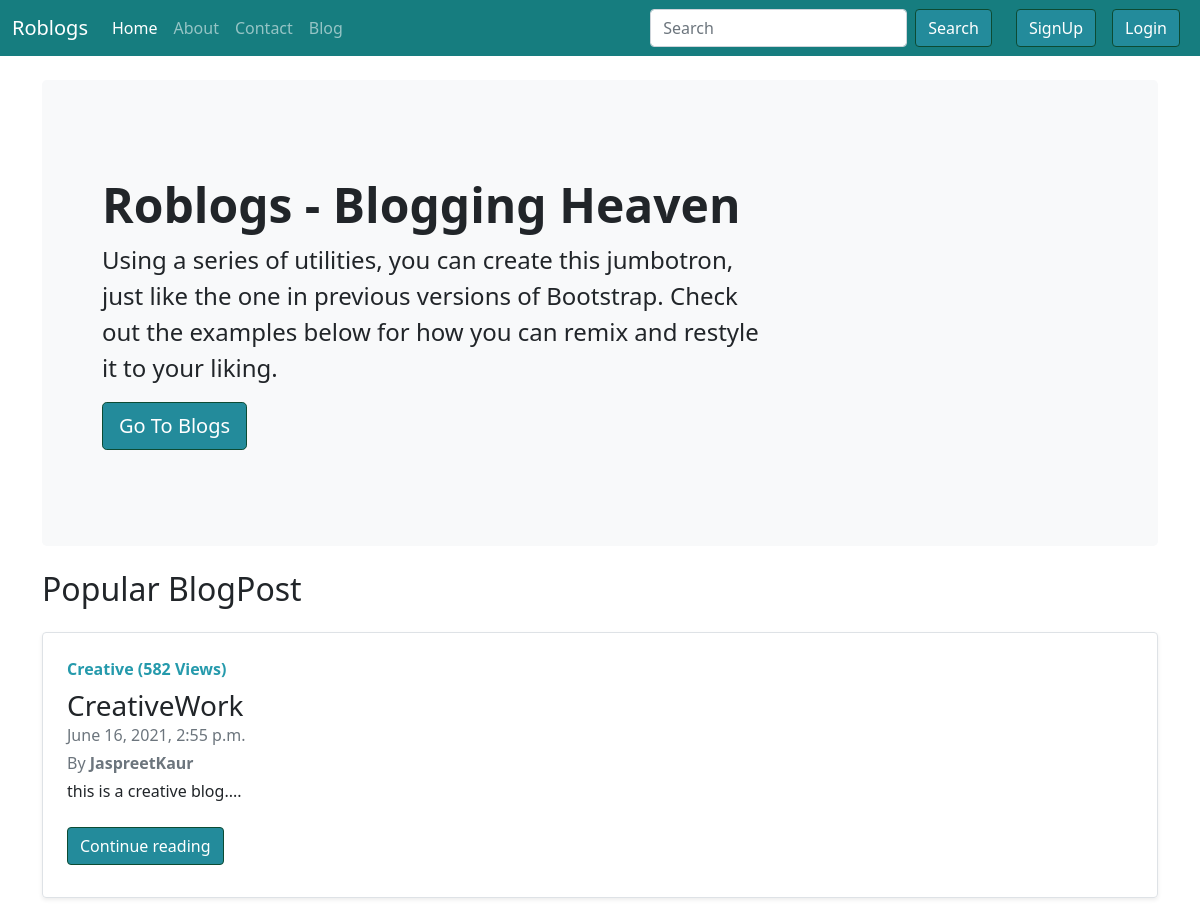
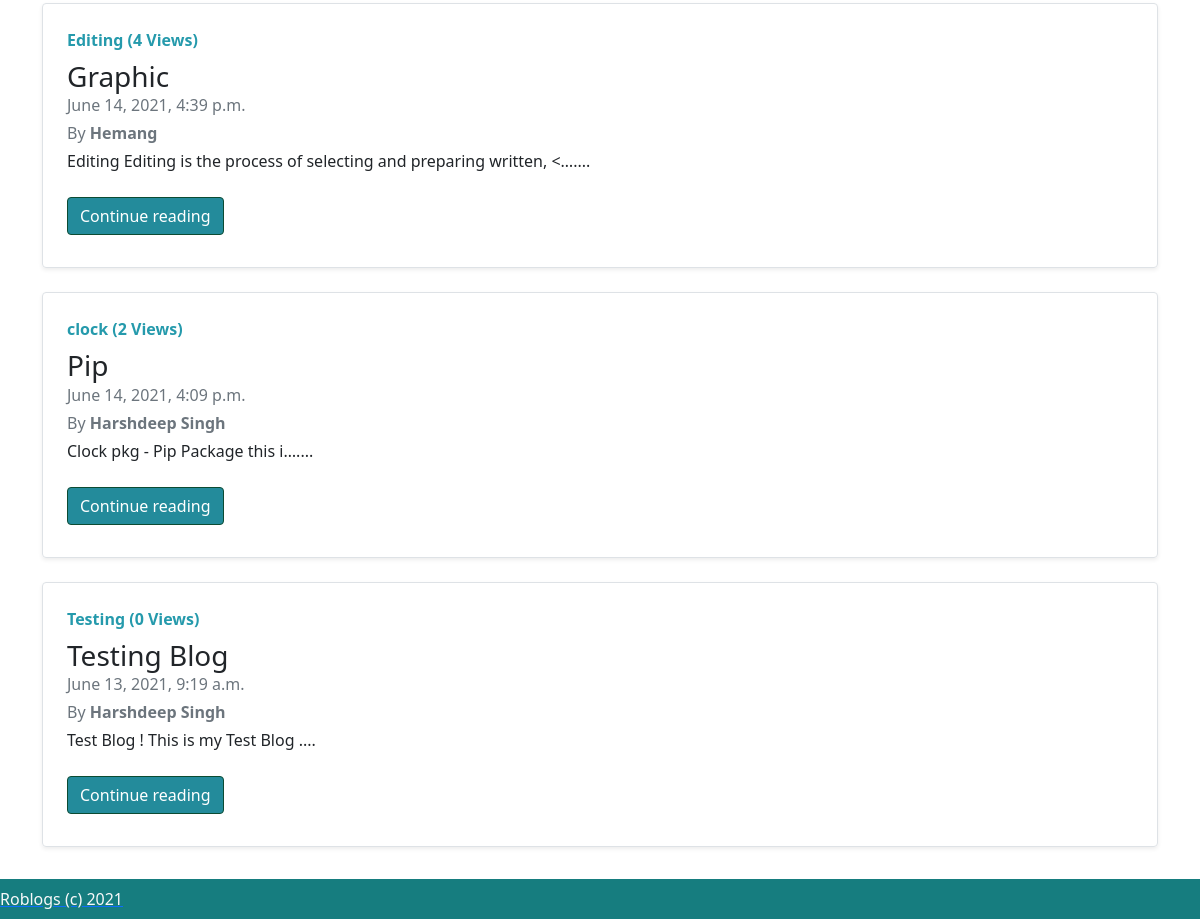
The page / on the database its author committed (2 pictures, top to bottom).
### Blog/models.py (models this page shows, shortened)
class Post(models.Model):
    sno = models.AutoField(primary_key=True)
    title = models.CharField(max_length=255)
    category = models.CharField(max_length=255, default='Interesting')
    content = models.TextField()
    slug = models.CharField(max_length=130, default='slug')
    views = models.IntegerField(default=0)
    author = models.CharField(max_length=100)
    timeStamp = models.DateTimeField(blank=True)
    class Meta:
        ordering = ['-views']

### home/views.py (the view)
# urls.py: 2. Add a URL to urlpatterns:  path('', views.home, name='home')
def home(request):
    posts = Post.objects.all()
    context = {'posts':posts}
    return render(request, 'home/home.html', context)

### templates/home/home.html (shortened to what this page needs)
{% extends 'base.html' %}
{% block homeactive %} active{% endblock homeactive %}
{% block body %}
<div class="container">
    <div class="p-5 my-4 bg-light rounded-3">
        <div class="container-fluid py-5">
            <h1 class="display-5 fw-bold">Roblogs - Blogging Heaven</h1>
            <p class="col-md-8 fs-4">Using a series of utilities, you can create this jumbotron, just like the one in
                previous versions of Bootstrap. Check out the examples below for how you can remix and restyle it to
                your liking.</p>
            <a role="button" href="/blog" class="btn body-green btn-lg" type="button">Go To Blogs</a>
        </div>
    </div>
</div>
<div class="container">
    <h2 class="mb-2">Popular BlogPost</h2>
    {% for post in posts|slice:":4" %}
    <div class="row g-0 border rounded overflow-hidden flex-md-row mb-4 shadow-sm h-md-250 position-relative my-4">
        <div class="col p-4 d-flex flex-column position-static">
            <strong class="d-inline-block mb-2 body-fg">{{post.category}} ({{post.views}} Views)</strong>
            <h3 class="mb-0"><a class="text-dark text-decoration-none" href="/blog/{{post.slug}}">{{post.title}}</a></h3>
            <div class="mb-1 text-muted">{{post.timeStamp}}</div>
            <div class="mb-1 text-muted">By <strong>{{post.author}}</strong></div>
            <p class="card-text mb-auto"><div class="preview">{{post.content|safe|truncatechars:200}}....</div></p>
            <div class="my-2">
            <a href="/blog/{{post.slug}}" role="button" class="btn body-green">Continue reading</a>
            </div>
        </div>
    </div>
    {% endfor %}
</div>
{% endblock body %}

### static/css/style.css (style rules this page uses)
.body-fg { color: #259aac; }
.body-green, .btn-linked { background-color: #238b9b; color: white; border-color: #0C4B33; }

### rows shown on the page
Post: category "Creative", views "582", title "CreativeWork", timeStamp "June 16, 2021, 2:55 p.m.", author "JaspreetKaur"
Post: category "Editing", views "4", title "Graphic", timeStamp "June 14, 2021, 4:39 p.m.", author "Hemang"
Post: category "clock", views "2", title "Pip", timeStamp "June 14, 2021, 4:09 p.m.", author "Harshdeep Singh"
Post: category "Testing", views "0", title "Testing Blog", timeStamp "June 13, 2021, 9:19 a.m.", author "Harshdeep Singh"
